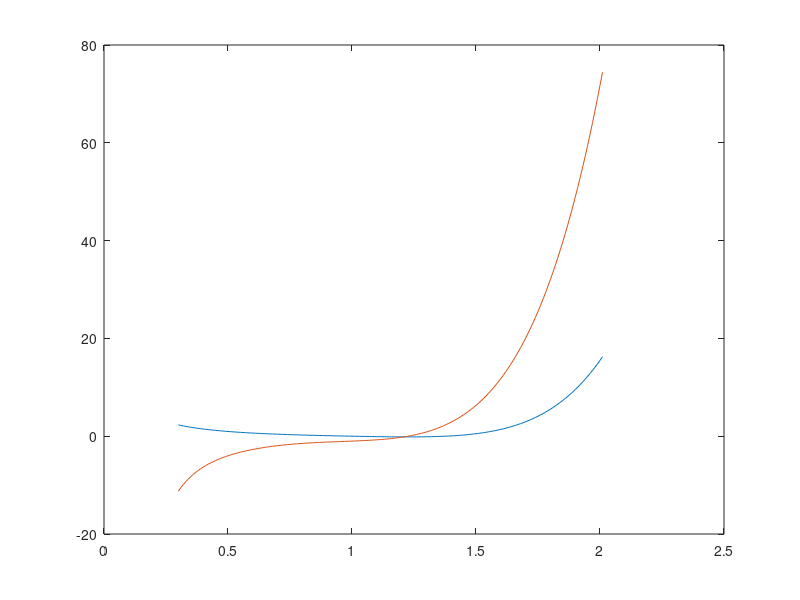

Reproduce this figure in MATLAB.
h=1;
x = 0.3:0.01:(2*h+0.01);
y = (-((h/2)^2-(x-h/2).^2).^3)*2+1./x-1/h;
yp = (-6.*h^3.*x.^4+24.*h^2.*x.^5-30.*h.*x.^6+12.*x.^7-1)./x.^2;
plot(x,y,x,yp);